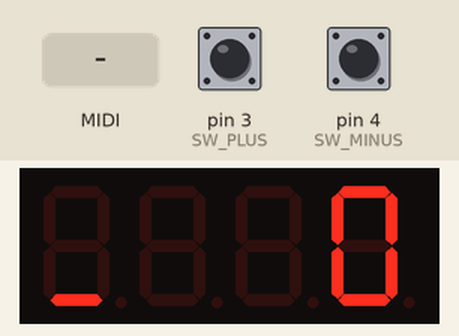
Recording of a sketch running on a simulated SparkFun Pro Micro, built with avr-gcc and run on an emulated ATmega32U4. Shown: 4-digit seven-segment display. The inputs (shaded band) are chosen by the test bench; at power-on: pin 3 (SW_PLUS) HIGH, pin 4 (SW_MINUS) HIGH. MIDI output is not drawn; no radio packets arrive unless stated; what the sketch prints to the serial monitor is not drawn.

Above: at 1.2 s.
1.3 s: MIDI note 36 received
3.2 s: pin 3 (SW_PLUS) pulled LOW for 3.2 s
At 6.81 s:
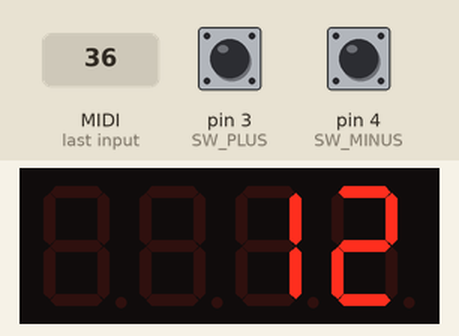
7.9 s: pin 4 (SW_MINUS) pulled LOW for 0.15 s
At 8.4 s:
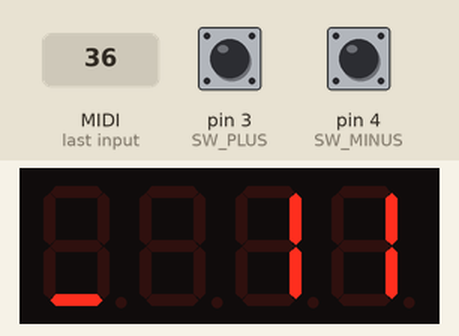
9.5 s: pin 3 (SW_PLUS) pulled LOW for 0.15 s
At 10.4 s:
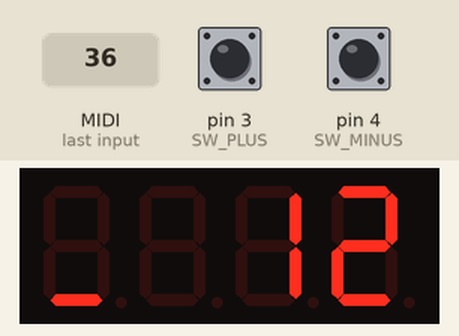
11.1 s: MIDI note 48 received
At 11.15 s:
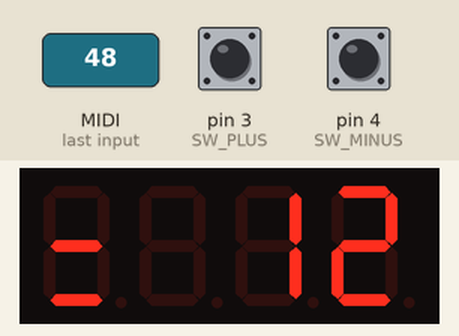
12.7 s: pin 4 (SW_MINUS) pulled LOW for 1 s
At 14.8 s:
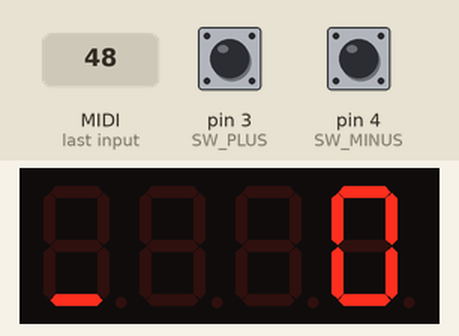
Timing chart, 0 to 16.2 s (numbered marks = the images above; inputs shaded):
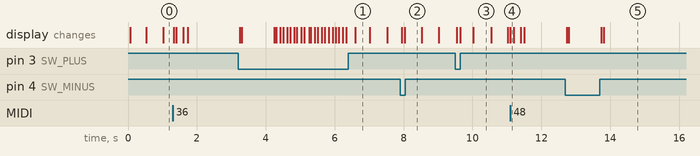

The sketch:

pedal_preset_2024.ino
```cpp
// Arduino IDE 2.3.2
// Arduino AVR Boards 1.8.6

// #include <TM1637Display.h> // https://github.com/avishorp/TM1637 1.2.0
// #include <TM1637.h> // https://github.com/AKJ7/TM1637 2.2.1
#include <TM1637TinyDisplay.h> // https://github.com/jasonacox/TM1637TinyDisplay 1.11.0
#include <JC_Button.h> // https://github.com/JChristensen/JC_Button 2.1.4
#include <USB-MIDI.h> // https://github.com/lathoub/Arduino-USBMIDI 1.1.2
#include <EEPROM.h> // Arduino AVR Boards 1.8.6
#include <CircularBuffer.hpp> // https://github.com/rlogiacco/CircularBuffer 1.4.0
#include <RH_ASK.h>  // https://www.airspayce.com/mikem/arduino/RadioHead/ 1.13.0


// RH_ASK driver(2000, 11, 12, 10);  // (speed, rxPin, txPin, pttPin) pour ATmega328
#define RF433_RX  14  // A0 - connecté à Pin 2 ou Pin 3 du MX-RM-5V
#define RF433_TX  15  // A1 (non utilisé en réception seule)
#define RF433_PTT 16  // A2 (optionnel)
RH_ASK driver(2000, RF433_RX, RF433_TX, RF433_PTT);  // Brochage pour Pro Micro (RX=0, TX=1, PTT=2)

// ===== 433MHz SECTION =====
#define RF433_BUFFER_SIZE 4  // Taille du buffer pour les codes RF
uint8_t rf433_buf[RF433_BUFFER_SIZE];
uint8_t rf433_buflen = sizeof(rf433_buf);

// Mapping des télécommandes vers valeurs Cue
// À adapter selon vos besoins
#define NB_REMOTES 2
#define BUTTONS_PER_REMOTE 4  // 4 boutons par télécommande

// Structure pour stocker les codes RF des télécommandes
struct RemoteButton {
  uint8_t code;  // Code simplifié de la télécommande (0-255)
  byte cueValue; // Valeur Cue à envoyer (0-127)
};

RemoteButton remoteMap[NB_REMOTES][BUTTONS_PER_REMOTE] = {
  // Télécommande 1
  {
    {0x10, 0},    // Bouton 1 → Cue 0
    {0x20, 32},   // Bouton 2 → Cue 32
    {0x40, 64},   // Bouton 3 → Cue 64
    {0x80, 96}    // Bouton 4 → Cue 96
  },
  // Télécommande 2
  {
    {0x11, 1},    // Bouton 1 → Cue 1
    {0x21, 33},   // Bouton 2 → Cue 33
    {0x41, 65},   // Bouton 3 → Cue 65
    {0x81, 97}    // Bouton 4 → Cue 97
  }
};

unsigned long lastRF433_Time = 0;
#define RF433_DEBOUNCE 500  // Débounce 500ms

// USB-MIDI
USBMIDI_CREATE_DEFAULT_INSTANCE();
CircularBuffer<byte,100> MIDI_Notes_On;

// TM1637 DISPLAY
#define CLK 6
#define DIO 5
// TM1637Display display(CLK, DIO);
// TM1637 display(CLK, DIO);
TM1637TinyDisplay display(CLK, DIO);

// BUTTONS
#define SW_MINUS 4
#define SW_PLUS 3
#define DB_TIME 200
Button Sw_Minus(SW_MINUS, DB_TIME);
Button Sw_Plus(SW_PLUS, DB_TIME);
#define LONG_PRESS_TIME 1000

//// GLOBAL VARS ////
byte Cue = 0;
byte Menu = 0;
bool connected = false;

byte Channel = 1; // Current MIDI Channel
byte Channel_Set = 1; // Menu MIDI Channel
const byte Channel_Addr = 1; // Channel Address in EEPROM

enum Types {CC, PC, Note}; // Ctrl Change, Program Change, Note On
Types Type = CC; // Current MIDI Type msg : 0=Ctl Change / 1=Prg Change / 2=Note
Types Type_Set = CC; // Menu MIDI Type
const byte Type_Addr = 2; // MIDI Type Address in EEPROM

byte CtrlNr = 127; // Current Ctrl Nr
byte CtrlNr_Set = 127; // Menu Ctrl Nr
const byte CtrlNr_Addr = 3; // Ctrl Nr Address in EEPROM

/*enum Notes {
  C_2, Cs_2, D_2, Ds_2, E_2, F_2, Fs_2, G_2, Gs_2, A_2, As_2, B_2,
  C_1, Cs_1, D_1, Ds_1, E_1, F_1, Fs_1, G_1, Gs_1, A_1, As_1, B_1,
  C0, Cs0, D0, Ds0, E0, F0, Fs0, G0, Gs0, A0, As0, B0,
  C1, Cs1, D1, Ds1, E1, F1, Fs1, G1, Gs1, A1, As1, B1,
  C2, Cs2, D2, Ds2, E2, F2, Fs2, G2, Gs2, A2, As2, B2,
  C3, Cs3, D3, Ds3, E3, F3, Fs3, G3, Gs3, A3, As3, B3,
  C4, Cs4, D4, Ds4, E4, F4, Fs4, G4, Gs4, A4, As4, B4,
  C5, Cs5, D5, Ds5, E5, F5, Fs5, G5, Gs5, A5, As5, B5,
  C6, Cs6, D6, Ds6, E6, F6, Fs6, G6, Gs6, A6, As6, B6,
  C7, Cs7, D7, Ds7, E7, F7, Fs7, G7, Gs7, A7, As7, B7,
  C8, Cs8, D8, Ds8, E8, F8, Fs8, G8
};*/
byte NoteNr = 0; // Current Note Nr
byte NoteNr_Set = 0; // Menu Note Nr
const byte NoteNr_Addr = 4; // Note Nr Address in EEPROM

// PRIORITY //
byte Loop = 0;
bool Priority = false;
#define LOW_PRIORITY_LOOPS 10

// DISPLAY //
byte Disp_Cue = 255; // // Currently displayed Cue
bool Disp_ConnLed = false; // Currently displayed
bool Disp_MidiInLed = false; // Currently displayed
bool Disp_MidiOutLed = false; // Currently displayed
bool EcoMode = false; // Current Eco Mode
bool Disp_EcoMode = false; // Currently displayed Eco Mode
String Disp = ""; // String to display

// TIMERS //
unsigned long PressRepeat = 0;
unsigned long EcoTime = 0;
unsigned long MenuTimer = 0;
unsigned long Conn_Time = 0;
unsigned long In_Blink = 0;
unsigned long Out_Blink = 0;
#define CONNECTION_DELAY 5000;
unsigned long Note_Off_Time = 0;


void setup() {
  // put your setup code here, to run once:

  // Read EEPROM
  if((EEPROM.read(Channel_Addr) >= 1) && (EEPROM.read(Channel_Addr) <= 16)) Channel = EEPROM.read(Channel_Addr);
  if(EEPROM.read(Type_Addr) <= 1) Type = EEPROM.read(Type_Addr);
  if(EEPROM.read(CtrlNr_Addr) <= 127) CtrlNr = EEPROM.read(CtrlNr_Addr);
  if(EEPROM.read(NoteNr_Addr) <= 127) NoteNr = EEPROM.read(NoteNr_Addr);
  Channel_Set = Channel;
  Type_Set = Type;
  CtrlNr_Set = CtrlNr;
  NoteNr_Set = NoteNr;
  EEPROM.end();

  // SETUP USB-MIDI
  MIDI.begin(MIDI_CHANNEL_OMNI);
  MIDI.setHandleNoteOff(handleNoteOff);
  MIDI.setHandleNoteOn(handleNoteOn);
  MIDI.setHandleAfterTouchPoly(handleAfterTouchPoly);
  MIDI.setHandleControlChange(handleControlChange);
  MIDI.setHandleProgramChange(handleProgramChange);
  MIDI.setHandleAfterTouchChannel(handleAfterTouchChannel);
  MIDI.setHandlePitchBend(handlePitchBend);
  MIDI.setHandleSystemExclusive(handleSystemExclusive);
  MIDI.setHandleTimeCodeQuarterFrame(handleTimeCodeQuarterFrame);
  MIDI.setHandleSongPosition(handleSongPosition);
  MIDI.setHandleSongSelect(handleSongSelect);
  MIDI.setHandleTuneRequest(handleTuneRequest);
  MIDI.setHandleClock(handleClock);
  MIDI.setHandleStart(handleStart);
  MIDI.setHandleContinue(handleContinue);
  MIDI.setHandleStop(handleStop);
  MIDI.setHandleActiveSensing(handleActiveSensing);
  MIDI.setHandleSystemReset(handleSystemReset);

  // SETUP BUTTONS
  Sw_Minus.begin();
  Sw_Plus.begin();

  // SETUP SERIAL DEBUG
  Serial.begin(115200);

  // INIT ECO
  Init_Eco();


  // INIT DISPLAY
  // display.init();
  display.begin();

  // SETUP 433MHz RF
  if (!driver.init()) {
    Serial.println("RF433 init failed");
  } else {
    Serial.println("RF433 initialized");
  }
}

void loop() {
  // put your main code here, to run repeatedly:
  if(Menu == 0) { // Normal Mode
    handleButtons();
    handle433MHz();
    Display_Status();
    Display_Cue();
    handleMIDI();
    Eco();
  } else {
    handleMenu();
  }
  MIDI_Note_Off();
  handlePriority();
}

void handlePriority() {
  Loop = (Loop + 1) % LOW_PRIORITY_LOOPS;
  Priority = (Loop == 0);
}

void handleMIDI() {
  MIDI.read();
}

void handleButtons() {
  Sw_Minus.read();
  Sw_Plus.read();
  if(Sw_Minus.wasPressed()) {
    Minus();
  }
  if(Sw_Plus.wasPressed()) {
    Plus();
  }
  if(Sw_Plus.pressedFor(LONG_PRESS_TIME) && (millis() - PressRepeat > 200)) {
    Plus();
  }
  if(Sw_Minus.pressedFor(LONG_PRESS_TIME) && (Cue != 0)) {
    Cue = 0;
    MIDI.sendControlChange(CtrlNr, Cue, Channel);
    OutBlink();
  }
  if(Sw_Minus.pressedFor(LONG_PRESS_TIME) && Sw_Plus.wasPressed()) {
    Menu++;
  }
}

void handle433MHz() {
  if (driver.recv(rf433_buf, &rf433_buflen)) {
    // Débounce
    if(millis() - lastRF433_Time < RF433_DEBOUNCE) return;
    lastRF433_Time = millis();

    uint8_t receivedCode = rf433_buf[0];  // Premier byte du message

    // Rechercher le code dans le mapping
    for(int remote = 0; remote < NB_REMOTES; remote++) {
      for(int btn = 0; btn < BUTTONS_PER_REMOTE; btn++) {
        if(remoteMap[remote][btn].code == receivedCode) {
          Cue = remoteMap[remote][btn].cueValue;
          MIDI.sendControlChange(CtrlNr, Cue, Channel);
          OutBlink();
          Serial.print("RF433: Télécommande ");
          Serial.print(remote + 1);
          Serial.print(" Bouton ");
          Serial.print(btn + 1);
          Serial.print(" → Cue ");
          Serial.println(Cue);
          return;
        }
      }
    }
  }
}

void Plus() {
  Cue = (Cue +1)%128;
  PressRepeat = millis();
  MIDI.sendControlChange(CtrlNr, Cue, Channel);
  OutBlink();
}

void Minus() {
  Cue = (Cue -1)%128;
  if(Cue == 255) Cue = 127;
  PressRepeat = millis();
  MIDI.sendControlChange(CtrlNr, Cue, Channel);
  OutBlink();
}

void SendCue() {
  switch(Type) {
    case CC: // Ctrl Change
      MIDI.sendControlChange(CtrlNr, Cue, Channel);
      break;
    case PC: //
      MIDI.sendProgramChange(Cue, Channel);
      break;
    case Note:
      MIDI_Notes_send(Cue);
      break;
  }
  OutBlink();
}

void MIDI_Notes_send(byte note) {
  MIDI.sendNoteOn(note, 100, Channel);
  delay(50);
  Note_Off_Time = millis() + 50;
  MIDI_Notes_On.push(note);
}

void MIDI_Note_Off() {
  if(millis() > Note_Off_Time && Priority) {
    if(MIDI_Notes_On.size() > 0) {
      byte note = MIDI_Notes_On.shift();
      MIDI.sendNoteOff(note, 100, Channel);
      delay(50);
      OutBlink();
    }
  }
}

void handleMenu() {
  Sw_Minus.read();
  Sw_Plus.read();
  if(Sw_Minus.pressedFor(LONG_PRESS_TIME) && Sw_Plus.wasPressed()) {
    Menu++;
  }
  switch(Menu) {
    case 1:
      display.showString("CHAn");
      break;
    case 2:
      display.showString("TYPE");
      break;
    case 3:
      display.showString("nbr");
      break;
    default:
      Menu = 0;
      Disp_Cue = 255;
      break;
  }

}

void Display_Cue() {
  if(Priority) {
    if(Disp_Cue != Cue) {
      //display.display(Cue, false, false, 0);
      display.showNumber(Cue, false, 3, 1);
      Disp_Cue = Cue;
      Init_Eco();
    }
  }
}

void Display_Status() {
  if(Priority) {
    uint8_t stat[] = {0};
    // Connexion Status
    connected = (millis() < Conn_Time);
    bool ConnLed = (connected || (millis() % 1000 <500));
    stat[0] = ConnLed <<3;

    // MIDI In Blink
    bool MidiInLed = (millis() < In_Blink);
    stat[0] |= MidiInLed <<6;

    // MIDI Out Blink
    bool MidiOutLed = (millis() < Out_Blink);
    stat[0] |= MidiOutLed;

    // Test display changings
    bool changed = (Disp_ConnLed != ConnLed) || (Disp_MidiInLed != MidiInLed) || (Disp_MidiOutLed != MidiOutLed);

    // Save Display setting
    Disp_ConnLed = ConnLed;
    Disp_MidiInLed = MidiInLed;
    Disp_MidiOutLed = MidiOutLed;


    // Display
    if(changed && (Menu == 0)) {
      display.setSegments(stat, 1, 0);
    }
  }
}

void Init_Eco() {
  EcoTime = millis() +10000;
}

void Eco() {
  if(Priority) {
    EcoMode = (millis() > EcoTime);
    if(Disp_EcoMode != EcoMode) {
      display.setBrightness((1 - EcoMode) *0xE +1);
      display.showString("", 0, 0);
      Disp_EcoMode = EcoMode;
    }
  }
}

void inBlink() {
  In_Blink = millis() + 100;
  Conn_Time = millis() + CONNECTION_DELAY;
}

void OutBlink() {
  Out_Blink = millis() + 100;
}

void handleNoteOff(byte channel, byte note, byte velocity) {
  inBlink();
}

void handleNoteOn(byte channel, byte note, byte velocity) {
  inBlink();
  if((channel == Channel) && (Type == 2)) {
    if(!Sw_Minus.isPressed() && !Sw_Plus.isPressed()) Cue = note;
  }
}

void handleAfterTouchPoly(byte channel, byte note, byte pressure) {
  inBlink();
}

void handleControlChange(byte channel, byte number, byte value) {
  inBlink();
  if((channel == Channel) && (number == CtrlNr) && (Type == 0)) {
    if(!Sw_Minus.isPressed() && !Sw_Plus.isPressed()) Cue = value;
  }
}

void handleProgramChange(byte channel, byte number) {
  inBlink();
  if((channel == Channel) && (Type == 1)) {
    if(!Sw_Minus.isPressed() && !Sw_Plus.isPressed()) Cue = number;
  }
}

void handleAfterTouchChannel(byte channel, byte pressure) {
  inBlink();
}

void handlePitchBend(byte channel, int bend) {
  inBlink();
}

void handleSystemExclusive(byte *data, unsigned Size) {
  inBlink();
}

void handleTimeCodeQuarterFrame(byte data) {
  inBlink();
}

void handleSongPosition(unsigned beats) {
  inBlink();
}

void handleSongSelect(byte songnumber) {
  inBlink();
}

void handleTuneRequest(void) {
  inBlink();
}

void handleClock(void) {
  //inBlink();
  Conn_Time = millis() + CONNECTION_DELAY;
}

void handleStart(void) {
  inBlink();
}

void handleContinue(void) {
  inBlink();
}

void handleStop(void) {
  inBlink();
}

void handleActiveSensing(void) {
  //inBlink();
  Conn_Time = millis() + 300;
}

void handleSystemReset(void) {
  inBlink();
}
```

Measured:
- after the input at 3.2 s, the display: first changes after 0.05 s (image 1 shows a later state)
- after the input at 7.9 s, the display: first changes at once (image 2 shows a later state)
- after the input at 9.5 s, the display: first changes after 0.05 s (image 3 shows a later state)
- after the input at 11.1 s, the display: changes at once (image 4)
- after the input at 12.7 s, the display: first changes at once (image 5 shows a later state)
